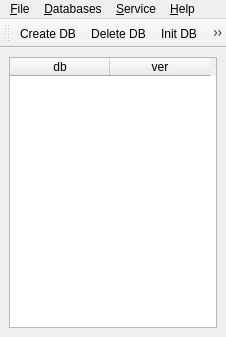
<?xml version="1.0" encoding="UTF-8"?>
<ui version="4.0">
 <class>MainWindow</class>
 <widget class="QMainWindow" name="MainWindow">
  <property name="geometry">
   <rect>
    <x>0</x>
    <y>0</y>
    <width>226</width>
    <height>337</height>
   </rect>
  </property>
  <property name="windowTitle">
   <string>MainWindow</string>
  </property>
  <widget class="QWidget" name="centralWidget">
   <layout class="QGridLayout" name="gridLayout">
    <item row="0" column="0">
     <widget class="QTableWidget" name="twMain">
      <column>
       <property name="text">
        <string>db</string>
       </property>
      </column>
      <column>
       <property name="text">
        <string>ver</string>
       </property>
      </column>
     </widget>
    </item>
   </layout>
  </widget>
  <widget class="QMenuBar" name="menuBar">
   <property name="geometry">
    <rect>
     <x>0</x>
     <y>0</y>
     <width>226</width>
     <height>25</height>
    </rect>
   </property>
   <widget class="QMenu" name="menu_File">
    <property name="title">
     <string>&amp;File</string>
    </property>
    <addaction name="actionExit"/>
   </widget>
   <widget class="QMenu" name="menu_Databases">
    <property name="title">
     <string>&amp;Databases</string>
    </property>
    <addaction name="actionDbCreate"/>
    <addaction name="actionDbRename"/>
    <addaction name="actionDbDelete"/>
    <addaction name="separator"/>
    <addaction name="actionDbInit"/>
    <addaction name="actionDbUpgrade"/>
    <addaction name="actionDbDeinit"/>
   </widget>
   <widget class="QMenu" name="menu_Help">
    <property name="title">
     <string>&amp;Help</string>
    </property>
    <addaction name="actionAbout"/>
    <addaction name="actionAboutQt"/>
    <addaction name="actionHelp"/>
   </widget>
   <widget class="QMenu" name="menu_Service">
    <property name="title">
     <string>&amp;Service</string>
    </property>
    <addaction name="actionSettings"/>
   </widget>
   <addaction name="menu_File"/>
   <addaction name="menu_Databases"/>
   <addaction name="menu_Service"/>
   <addaction name="menu_Help"/>
  </widget>
  <widget class="QToolBar" name="toolBar">
   <property name="windowTitle">
    <string>toolBar</string>
   </property>
   <attribute name="toolBarArea">
    <enum>TopToolBarArea</enum>
   </attribute>
   <attribute name="toolBarBreak">
    <bool>false</bool>
   </attribute>
   <addaction name="actionDbCreate"/>
   <addaction name="actionDbDelete"/>
   <addaction name="actionDbInit"/>
   <addaction name="actionDbDeinit"/>
  </widget>
  <action name="actionExit">
   <property name="icon">
    <iconset resource="../qtselta.qrc">
     <normaloff>:/icon/icons/16x16/exit.png</normaloff>:/icon/icons/16x16/exit.png</iconset>
   </property>
   <property name="text">
    <string>E&amp;xit</string>
   </property>
  </action>
  <action name="actionAbout">
   <property name="icon">
    <iconset resource="../qtselta.qrc">
     <normaloff>:/icon/icons/16x16/info.png</normaloff>:/icon/icons/16x16/info.png</iconset>
   </property>
   <property name="text">
    <string>&amp;About</string>
   </property>
  </action>
  <action name="actionAboutQt">
   <property name="icon">
    <iconset resource="../qtselta.qrc">
     <normaloff>:/icon/icons/16x16/qt4.png</normaloff>:/icon/icons/16x16/qt4.png</iconset>
   </property>
   <property name="text">
    <string>About &amp;Qt</string>
   </property>
  </action>
  <action name="actionHelp">
   <property name="icon">
    <iconset resource="../qtselta.qrc">
     <normaloff>:/icon/icons/16x16/help.png</normaloff>:/icon/icons/16x16/help.png</iconset>
   </property>
   <property name="text">
    <string>&amp;Help</string>
   </property>
  </action>
  <action name="actionDbCreate">
   <property name="icon">
    <iconset resource="../qtselta.qrc">
     <normaloff>:/icon/icons/16x16/db_add.png</normaloff>:/icon/icons/16x16/db_add.png</iconset>
   </property>
   <property name="text">
    <string>&amp;Create DB</string>
   </property>
  </action>
  <action name="actionDbDelete">
   <property name="icon">
    <iconset resource="../qtselta.qrc">
     <normaloff>:/icon/icons/16x16/db_remove.png</normaloff>:/icon/icons/16x16/db_remove.png</iconset>
   </property>
   <property name="text">
    <string>De&amp;lete DB</string>
   </property>
  </action>
  <action name="actionDbRename">
   <property name="text">
    <string>Re&amp;name DB</string>
   </property>
  </action>
  <action name="actionDbInit">
   <property name="icon">
    <iconset resource="../qtselta.qrc">
     <normaloff>:/icon/icons/16x16/db_commit.png</normaloff>:/icon/icons/16x16/db_commit.png</iconset>
   </property>
   <property name="text">
    <string>&amp;Init DB</string>
   </property>
  </action>
  <action name="actionDbDeinit">
   <property name="icon">
    <iconset resource="../qtselta.qrc">
     <normaloff>:/icon/icons/16x16/db_update.png</normaloff>:/icon/icons/16x16/db_update.png</iconset>
   </property>
   <property name="text">
    <string>&amp;Deinit DB</string>
   </property>
  </action>
  <action name="actionDbUpgrade">
   <property name="text">
    <string>Upgrade DB</string>
   </property>
  </action>
  <action name="actionSettings">
   <property name="icon">
    <iconset resource="../qtselta.qrc">
     <normaloff>:/icon/icons/16x16/configure.png</normaloff>:/icon/icons/16x16/configure.png</iconset>
   </property>
   <property name="text">
    <string>&amp;Settings</string>
   </property>
  </action>
 </widget>
 <resources>
  <include location="../qtselta.qrc"/>
 </resources>
 <connections/>
</ui>
